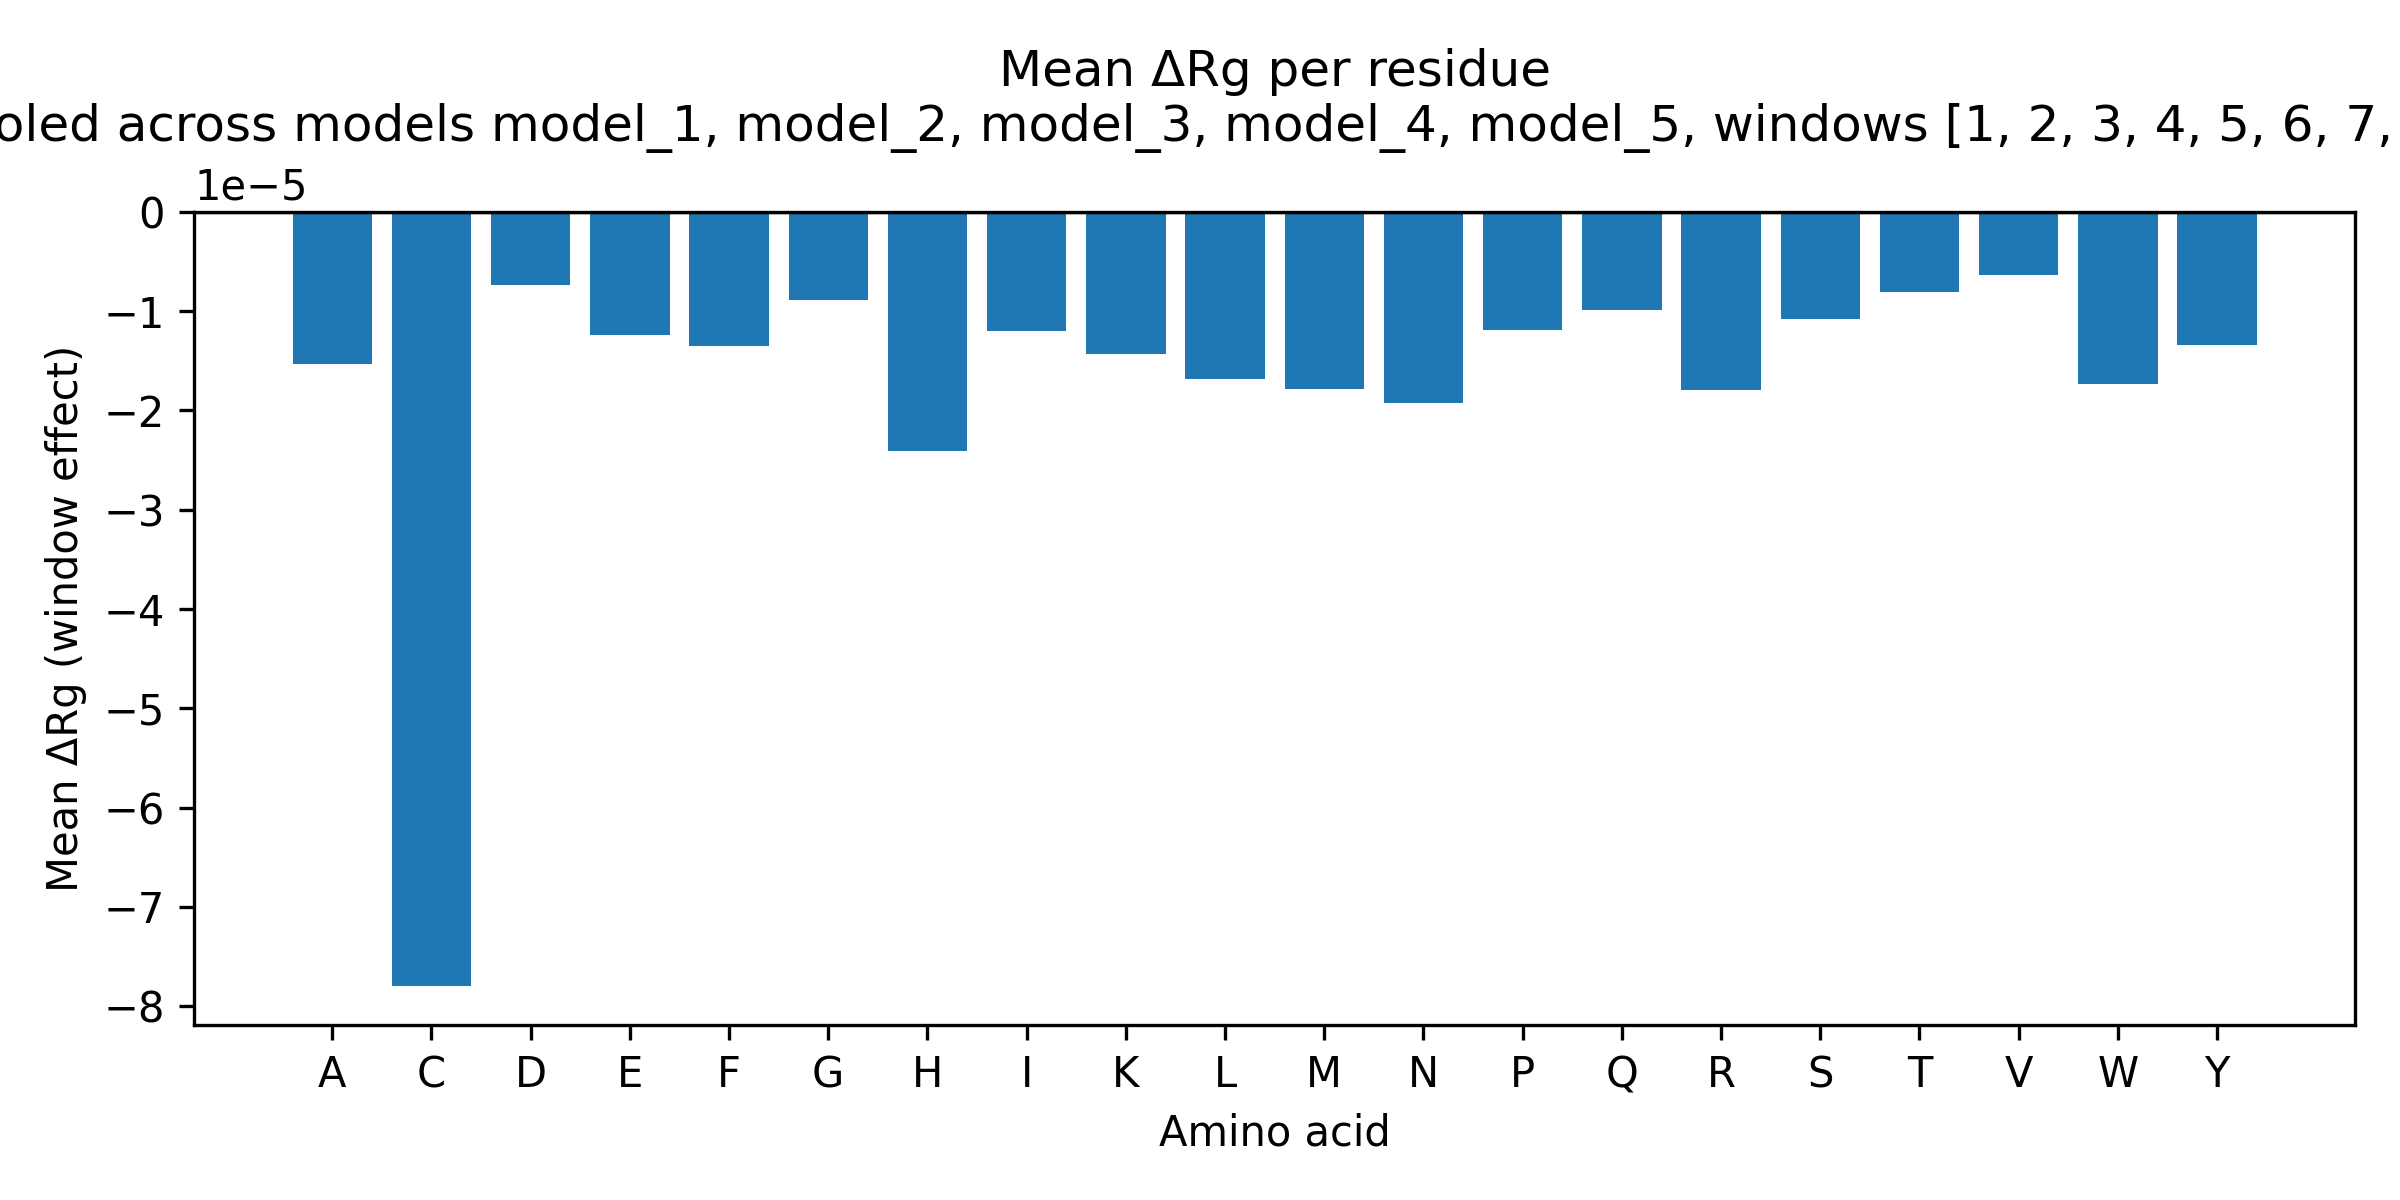

Reproduce this figure in Python.
#!/usr/bin/env python3
"""
mean_delta_rg_by_residue.py

Compute the mean ΔRg effect per amino acid, pooled across:

  - all model_* directories under --results_root
  - selected window sizes (e.g. windows 3–5)

Inputs (per model_X):
  - effects_by_window.pkl : list over window sizes -> list over sequences -> array of window effects
  - frags_by_window.pkl   : same structure, but with k-mer strings for each window

For each selected window size and each window:
  - Take its effect (ΔRg, as produced by embedding_occlusion_effect)
  - Assign that effect to each residue in the fragment (k-mer)
  - Accumulate sum(effect) and count per amino acid

Output:
  - CSV with per-AA mean ΔRg
  - Bar plot of mean ΔRg per amino acid
"""

import argparse
from pathlib import Path
import pickle
from collections import defaultdict

import numpy as np
import pandas as pd
import matplotlib.pyplot as plt


STANDARD_AA = set("ACDEFGHIKLMNPQRSTVWY")


def parse_args():
    ap = argparse.ArgumentParser()
    ap.add_argument(
        "--results_root",
        required=True,
        help="Root directory containing model_* subdirs (e.g. protbert_sliding_results_top5).",
    )
    ap.add_argument(
        "--windows",
        default="3,4,5",
        help="Comma-separated window sizes to include, e.g. '3,4,5' or '1,2,3,4,5,6,7,8,9,10'.",
    )
    ap.add_argument(
        "--out_csv",
        default="mean_delta_rg_by_residue.csv",
        help="Output CSV filename.",
    )
    ap.add_argument(
        "--out_png",
        default="mean_delta_rg_by_residue.png",
        help="Output PNG barplot filename.",
    )
    return ap.parse_args()


def main():
    args = parse_args()

    results_root = Path(args.results_root)
    requested_windows = [int(w.strip()) for w in args.windows.split(",")]

    # Find model_* directories
    model_dirs = sorted(
        [d for d in results_root.glob("model_*") if d.is_dir()],
        key=lambda p: p.name,
    )
    if not model_dirs:
        raise RuntimeError(f"No model_* directories found under {results_root}")

    print("Models found:", [d.name for d in model_dirs])
    print("Requested window sizes:", requested_windows)

    # Accumulators per amino acid
    sum_effect = defaultdict(float)
    count_effect = defaultdict(float)

    for mdir in model_dirs:
        print(f"\n=== Processing {mdir.name} ===")

        effects_path = mdir / "effects_by_window.pkl"
        frags_path = mdir / "frags_by_window.pkl"

        if not effects_path.exists() or not frags_path.exists():
            print(f"  [warn] Missing effects_by_window.pkl or frags_by_window.pkl in {mdir}; skipping.")
            continue

        with open(effects_path, "rb") as f:
            effects_by_window = pickle.load(f)
        with open(frags_path, "rb") as f:
            frags_by_window = pickle.load(f)

        n_windows = len(effects_by_window)
        # Window sizes are typically [1..n_windows], index = window_size - 1
        available_windows = list(range(1, n_windows + 1))
        print(f"  Available windows: {available_windows}")

        for w in requested_windows:
            if w < 1 or w > n_windows:
                print(f"  [warn] Window {w} not present in {mdir.name}; skipping.")
                continue

            w_idx = w - 1
            eff_list_per_seq = effects_by_window[w_idx]
            frag_list_per_seq = frags_by_window[w_idx]

            if len(eff_list_per_seq) != len(frag_list_per_seq):
                print(
                    f"  [warn] effects and frags length mismatch for window {w} "
                    f"in {mdir.name}; using min length."
                )

            n_seq = min(len(eff_list_per_seq), len(frag_list_per_seq))
            print(f"  -> window={w}, sequences={n_seq}")

            for eff_seq, frag_seq in zip(
                eff_list_per_seq[:n_seq], frag_list_per_seq[:n_seq]
            ):
                eff_seq = np.asarray(eff_seq, dtype=float)
                frag_seq = np.asarray(frag_seq, dtype=str)

                if len(eff_seq) != len(frag_seq):
                    L = min(len(eff_seq), len(frag_seq))
                    eff_seq = eff_seq[:L]
                    frag_seq = frag_seq[:L]

                # For each window: assign its effect to each residue in the fragment
                for effect, frag in zip(eff_seq, frag_seq):
                    frag = str(frag)
                    if not frag:
                        continue
                    for aa in frag:
                        if aa not in STANDARD_AA:
                            continue
                        sum_effect[aa] += effect
                        count_effect[aa] += 1.0

    if not sum_effect:
        raise RuntimeError("No effects accumulated; check inputs and window settings.")

    # Build DataFrame of mean ΔRg per residue
    aas = sorted(STANDARD_AA)
    mean_vals = []
    counts = []
    for aa in aas:
        c = count_effect.get(aa, 0.0)
        s = sum_effect.get(aa, 0.0)
        counts.append(c)
        mean_vals.append(s / c if c > 0 else 0.0)

    df = pd.DataFrame(
        {
            "AA": aas,
            "count": counts,
            "mean_delta_Rg": mean_vals,
        }
    )

    df.to_csv(args.out_csv, index=False)
    print(f"\n[saved] Mean ΔRg per residue → {args.out_csv}")

    # Make barplot
    plt.figure(figsize=(8, 4))
    plt.bar(df["AA"], df["mean_delta_Rg"])
    plt.axhline(0.0, color="black", linewidth=0.8)
    plt.xlabel("Amino acid")
    plt.ylabel("Mean ΔRg (window effect)")
    plt.title(
        f"Mean ΔRg per residue\n"
        f"(pooled across models {', '.join(d.name for d in model_dirs)}, "
        f"windows {requested_windows})"
    )
    plt.tight_layout()
    plt.savefig(args.out_png, dpi=300)
    plt.close()
    print(f"[saved] Barplot → {args.out_png}")


if __name__ == "__main__":
    main()
